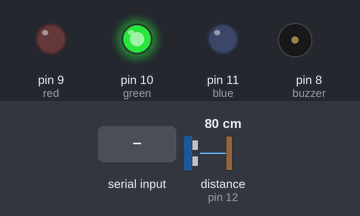
A sketch run on a simulated Arduino Uno, built with avr-gcc and run on an emulated ATmega328P. Parts: output pins drawn as LEDs (lit = HIGH), buzzer (waves = sounding). Wiring (inferred from the names in the program): ultrasonic range finder: trigger pin 13; echo pin 12. The inputs (shaded band) are chosen by the test bench; at power-on: distance to the obstacle (sensor on pin 12) 80 cm. The echo pulse lasts 58.3 µs per cm; the local clock reads 2024-03-15 10:24:30 at power-on unless the sketch sets it; pins used as bus, display or sensor lines are not drawn; what the sketch prints to the serial monitor is not drawn.

Above: at 2.3 s.
2.4 s: distance to the obstacle (sensor on pin 12) set to 9 cm
3.9 s: distance to the obstacle (sensor on pin 12) set to 6 cm
At 6.7 s:
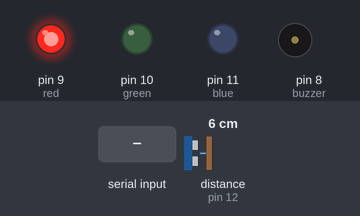
7.0 s: "3" received over the second serial link
At 7.8 s:
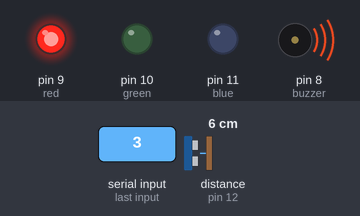
9.5 s: distance to the obstacle (sensor on pin 12) set to 18 cm
At 10.3 s:
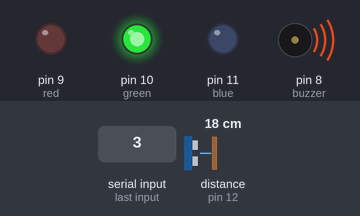
12.0 s: distance to the obstacle (sensor on pin 12) set to 2 cm
At 13.4 s:
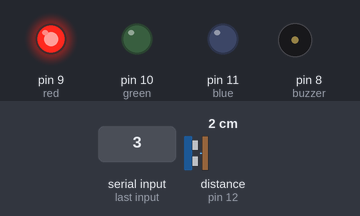
Timing chart, 0 to 15.0 s (numbered marks = the images above; inputs shaded):
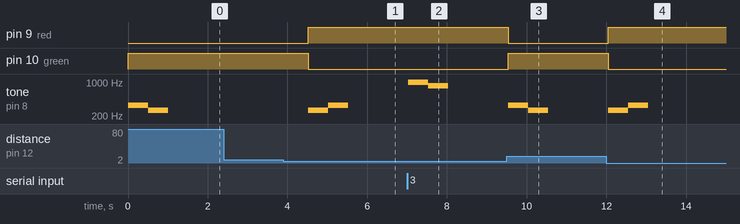

The sketch:

smartParking.ino
```cpp
#include <SoftwareSerial.h> // 블루투스
#include <ThreeWire.h> // RTC
#include <RtcDS1302.h> // RTC

SoftwareSerial btSerial(5, 6);
ThreeWire myWire(2, 3, 1);
RtcDS1302<ThreeWire> Rtc(myWire);
char datestring[20];

int buzzer = 8;

int red = 9;
int green = 10;
int blue = 11;

int echo = 12;
int trig = 13;

int Min = 0;
int inparkMin = 0;
int deparkMin = 0;
int totalMin = 0;
int price = 0;

int count = 1;

void setup() {
  Serial.begin(9600);
  btSerial.begin(9600);
  pinMode(trig, OUTPUT);
  pinMode(echo, INPUT);

  pinMode(red, OUTPUT);
  pinMode(green, OUTPUT);
  pinMode(blue, OUTPUT);
  digitalWrite(green, HIGH); // 기본셋팅 초록불

  pinMode(buzzer, OUTPUT);

  Rtc.Begin();
}

void loop() {
  RtcDateTime now = Rtc.GetDateTime();
  printDateTime(now);
  char val = btSerial.read();

  if(val == '3'){ //호출신호가 오면 호출음
    callTone();
    Serial.println("호출");
  }

  digitalWrite(trig, LOW);
  digitalWrite(echo, LOW);
  delayMicroseconds(2);
  digitalWrite(trig, HIGH);
  delayMicroseconds(10);
  digitalWrite(trig, LOW);

  unsigned long duration = pulseIn(echo, HIGH);
  float distance = ((float)(340 * duration) / 10000) / 2;

  //Serial.println(distance);

  if (count == 2) {
    if (distance < 7) {
      digitalWrite(red, HIGH); // 차가 들어오면 빨간불
      digitalWrite(green, LOW);
      inparkMin = Min; // 주차시간 등록
      inparkTone();
      count--;

      Serial.println("주차");
      btSerial.write("1");
    }
  }

  if (count == 1) {
    if (distance > 7) {
      digitalWrite(red, LOW); // 차가 나가면 초록불
      digitalWrite(green, HIGH);

      deparkMin = Min; // 출차시간 등록
      totalMin = deparkMin - inparkMin; // 총 주차시간 계산
      Serial.print(totalMin); // 총 주차시간 표시
      Serial.println("Min Parking");
      deparkTone();
      count++;

      Serial.println("출차");
      btSerial.write("2");
      //delay(300);
      //btSerial.print(totalMin);
    }
  }
  delay(1000);
}


// RTC 모듈 관련 함수
#define countof(a) (sizeof(a) / sizeof(a[0]))

void printDateTime(const RtcDateTime& dt) // 현재 날짜 및 시간
{
    snprintf_P(datestring,
            countof(datestring),
            PSTR("%04u/%02u/%02u %02u:%02u:%02u"),
            dt.Year(),
            dt.Month(),
            dt.Day(),
            dt.Hour(),
            dt.Minute(),
            dt.Second() );

            Min = dt.Minute();
}

void inparkTone() {
  tone(buzzer, 262, 500); // 주차시 부저음
  delay(500);
  tone(buzzer, 330, 500);
}

void deparkTone() {
  tone(buzzer, 330, 500); // 출차시 부저음
  delay(500);
  tone(buzzer, 262, 500);
}

void callTone() {
  tone(buzzer, 987, 500);
  delay(500);
  tone(buzzer, 830, 500);
}
```

Measured:
- the behaviour switches between 8 and 7 cm on distance to the obstacle (sensor on pin 12) (found by bisection; images 0 and 1)
- after the input at 2.4 s, every drawn part: stays the same
- after the input at 3.9 s, pin 9 (red): LOW → HIGH after 0.62 s; pin 10 (green): HIGH → LOW after 0.62 s; tone on pin 8 (buzzer): silent → 262 Hz after 0.62 s, → 330 Hz 0.50 s later, → silent 0.50 s later
- after the input at 7.0 s, tone on pin 8 (buzzer): silent → 987 Hz at once, → 830 Hz 0.50 s later, → silent 0.50 s later
- after the input at 9.5 s, pin 9 (red): HIGH → LOW at once; pin 10 (green): LOW → HIGH at once; tone on pin 8 (buzzer): silent → 330 Hz at once, → 262 Hz 0.50 s later, → silent 0.50 s later
- after the input at 12.0 s, pin 9 (red): LOW → HIGH at once; pin 10 (green): HIGH → LOW at once; tone on pin 8 (buzzer): silent → 262 Hz at once, → 330 Hz 0.50 s later, → silent 0.50 s later
